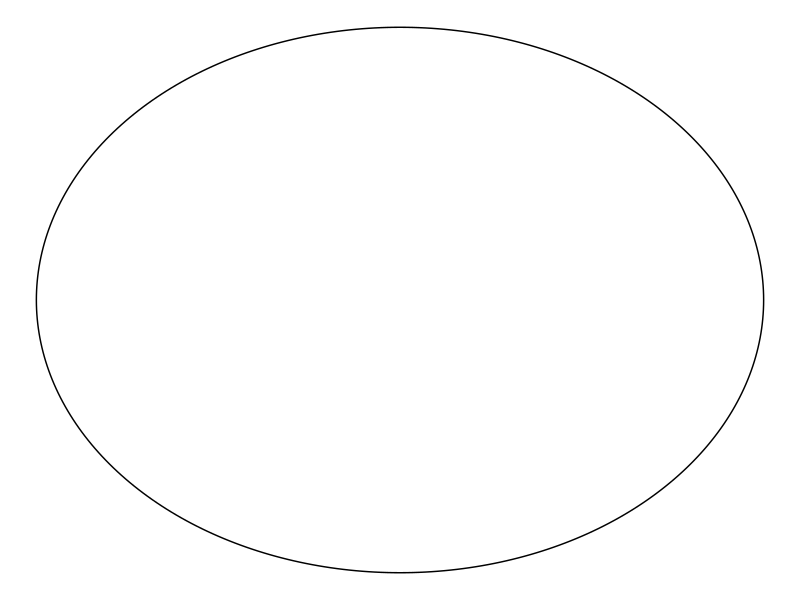
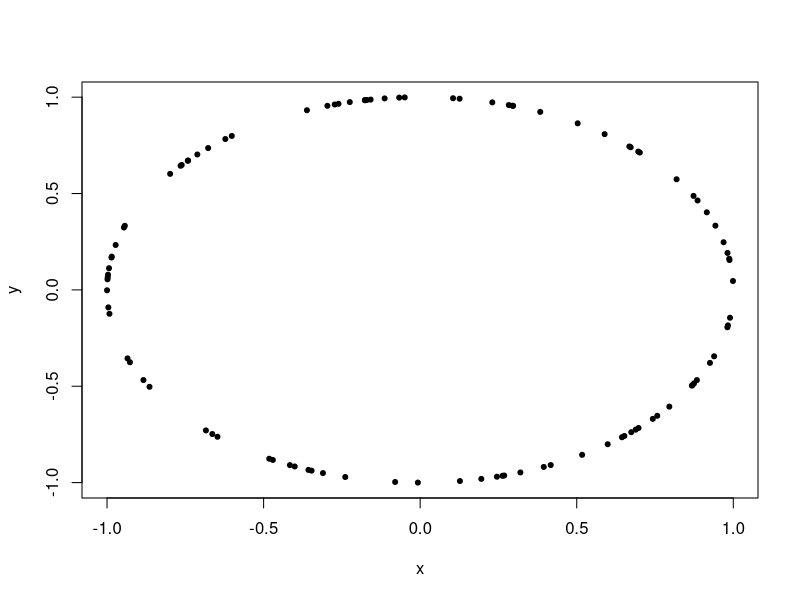
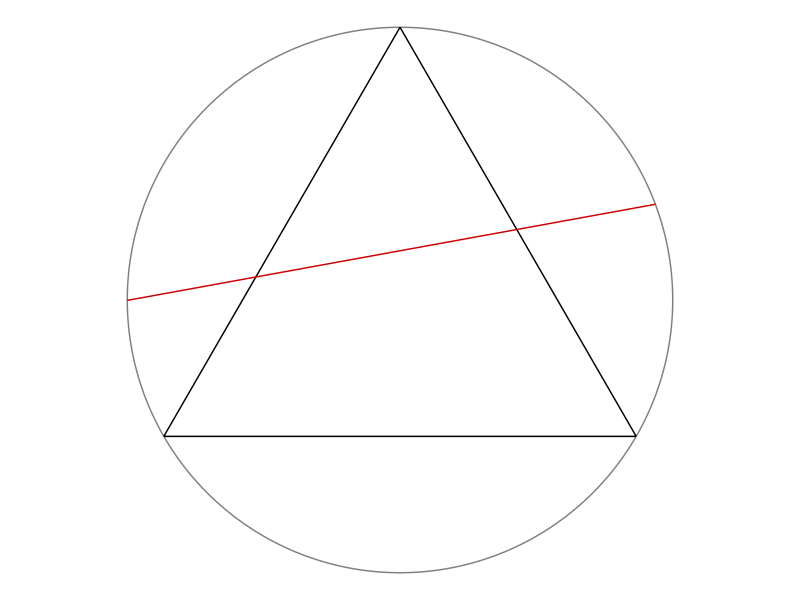

These figures' R source, in order:
# Instruction to students: You may clear the code in this file and replace it
# with your own.

library(tidyverse)
library(ggforce)
theme_set(theme_void())

# Draw a random chord in a unit circle centred at origin -----------------------

# Coordinates of equilateral triangle
eqtri_df <- tibble(
  x    = c(0, sqrt(3) / 2, -sqrt(3) / 2),
  y    = c(1, -0.5, -0.5),
  xend = c(sqrt(3) / 2, -sqrt(3) / 2, 0),
  yend = c(-0.5, -0.5, 1)
)

# Coordinates of random chord
rdmchr_df <- tibble(
  x    = 0.93636368,
  y    = 0.35103142,
  xend = -0.9999991,
  yend = -0.001326758
)

# Plot
p <- ggplot() +
  ggforce::geom_circle(aes(x0 = 0, y0 = 0, r = 1), col = "gray50") +
  geom_segment(data = eqtri_df, aes(x = x, y = y, xend = xend, yend = yend)) +
  geom_segment(data = rdmchr_df, aes(x = x, y = y, xend = xend, yend = yend),
               col = "red3") +
  coord_equal()

ggsave(p, file = "plot.png", height = 5, width = 7)

# Plot a circle
library("ggplot2")
library("ggforce")

data_circle <- data.frame(x0 = 0,
                          y0 = 0,
                          r = 1)

ggplot() + geom_circle(data = data_circle, aes(x0 = x0, y0 = y0, r=r))

# METHOD A (Random Endpoints) --------------------------------------------------

theta = runif(100, 0,2*pi)
x = cos(theta) 
y = sin(theta) 
plot(x,y, pch=20)

# METHOD B (Random Radial Points) ----------------------------------------------




# METHOD C (Random Midpoints) --------------------------------------------------
